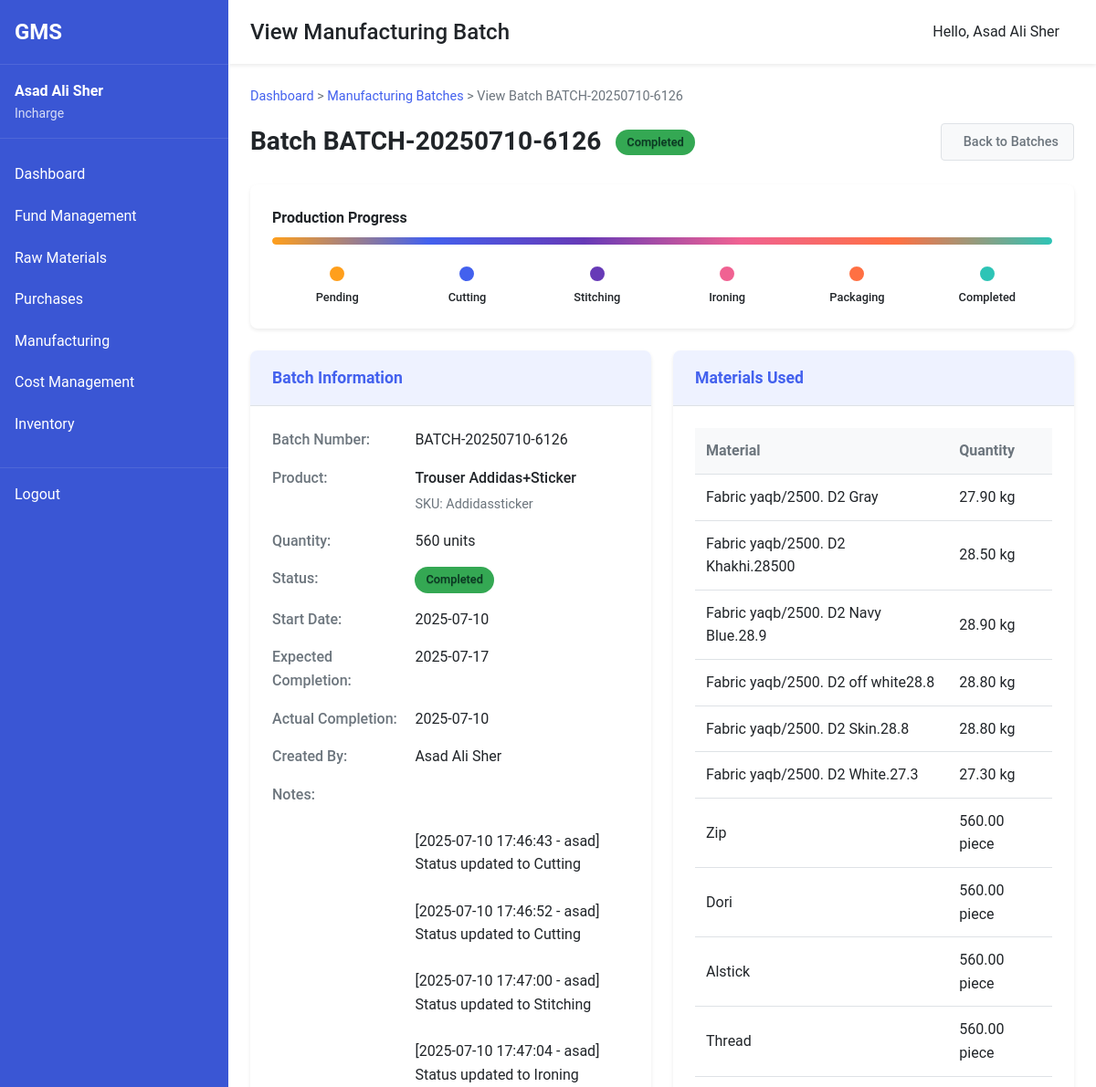
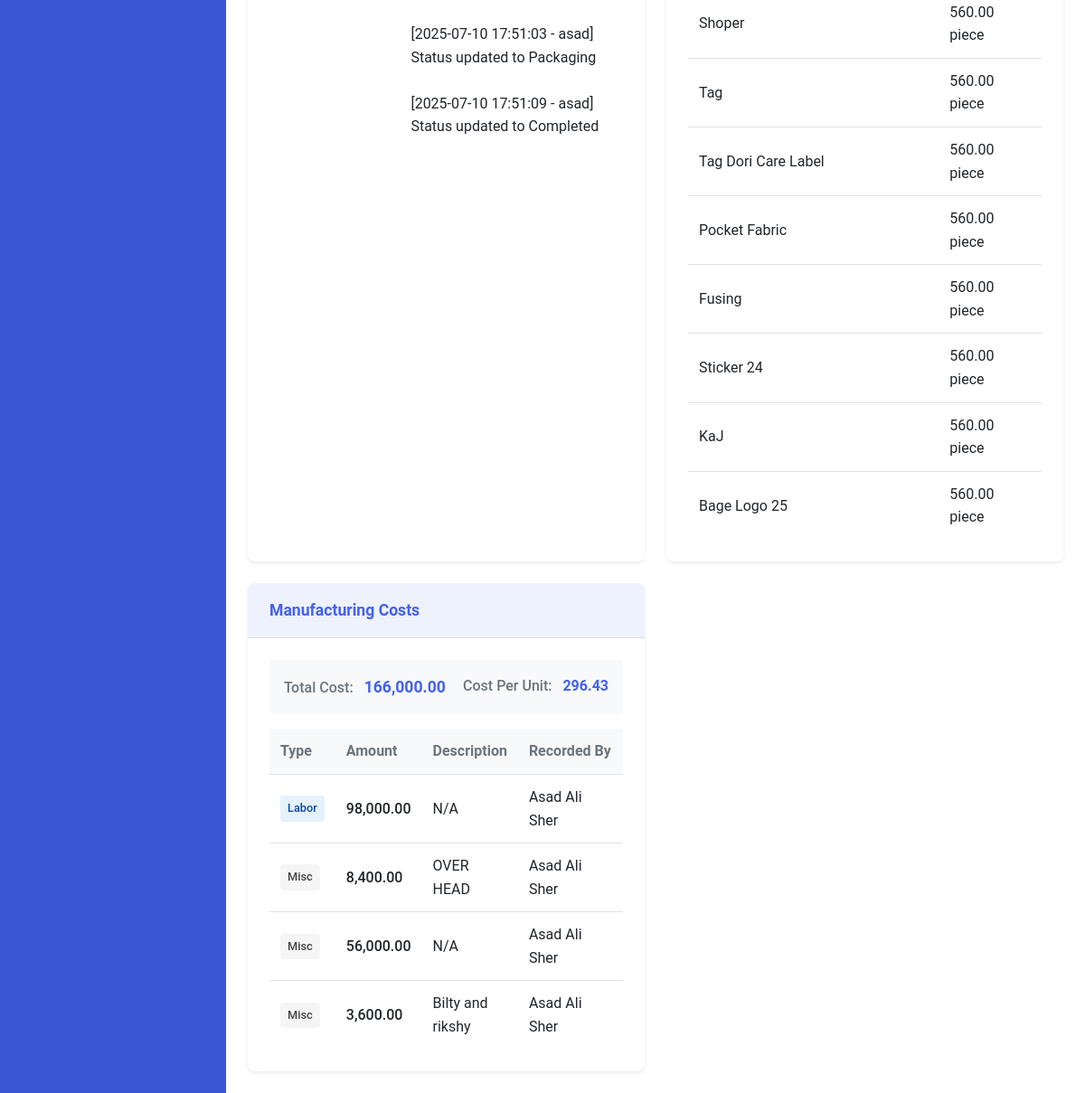
Page /incharge/view-batch.php?id=36 (signed in) on the committed database (2 pictures, top to bottom).
### tables this page shows
CREATE TABLE `manufacturing_batches` (
  `id` int(11) NOT NULL,
  `product_id` int(11) NOT NULL,
  `batch_number` varchar(50) NOT NULL,
  `quantity_produced` int(11) DEFAULT 0,
  `status` enum('pending','cutting','stitching','ironing','packaging','completed') DEFAULT 'pending',
  `status_changed_by` int(11) DEFAULT NULL,
  `status_changed_at` timestamp NULL DEFAULT NULL,
  `status_change_notes` text DEFAULT NULL,
  `start_date` date DEFAULT NULL,
  `expected_completion_date` date DEFAULT NULL,
  `notes` text DEFAULT NULL,
  `completion_date` date DEFAULT NULL,
  `created_by` int(11) NOT NULL,
  `created_at` timestamp NULL DEFAULT current_timestamp(),
  `updated_at` timestamp NULL DEFAULT current_timestamp() ON UPDATE current_timestamp()
);

CREATE TABLE `products` (
  `id` int(11) NOT NULL,
  `name` varchar(100) NOT NULL,
  `description` text DEFAULT NULL,
  `sku` varchar(50) DEFAULT NULL,
  `category` varchar(50) DEFAULT NULL,
  `created_by` int(11) NOT NULL,
  `created_at` timestamp NULL DEFAULT current_timestamp(),
  `updated_at` timestamp NULL DEFAULT current_timestamp() ON UPDATE current_timestamp()
);

CREATE TABLE `users` (
  `id` int(11) NOT NULL,
  `username` varchar(50) NOT NULL,
  `password` varchar(255) NOT NULL,
  `full_name` varchar(100) NOT NULL,
  `email` varchar(100) NOT NULL,
  `role` enum('owner','incharge','shopkeeper') NOT NULL,
  `phone` varchar(20) DEFAULT NULL,
  `is_active` tinyint(1) DEFAULT 1,
  `created_at` timestamp NULL DEFAULT current_timestamp(),
  `updated_at` timestamp NULL DEFAULT current_timestamp() ON UPDATE current_timestamp()
);

CREATE TABLE `material_usage` (
  `id` int(11) NOT NULL,
  `batch_id` int(11) NOT NULL,
  `material_id` int(11) NOT NULL,
  `quantity_used` decimal(10,2) NOT NULL,
  `quantity_required` decimal(10,2) DEFAULT NULL,
  `recorded_by` int(11) NOT NULL,
  `recorded_date` timestamp NULL DEFAULT current_timestamp()
);

CREATE TABLE `raw_materials` (
  `id` int(11) NOT NULL,
  `name` varchar(100) NOT NULL,
  `description` text DEFAULT NULL,
  `unit` enum('meter','kg','piece') NOT NULL,
  `stock_quantity` decimal(10,2) DEFAULT 0.00,
  `created_at` timestamp NULL DEFAULT current_timestamp(),
  `updated_at` timestamp NULL DEFAULT current_timestamp() ON UPDATE current_timestamp(),
  `min_stock_level` decimal(10,2) DEFAULT 0.00
);

CREATE TABLE `manufacturing_costs` (
  `id` int(11) NOT NULL,
  `batch_id` int(11) NOT NULL,
  `cost_type` enum('labor','material','packaging','zipper','sticker','logo','tag','misc','overhead','electricity','maintenance','other') NOT NULL,
  `amount` decimal(10,2) NOT NULL,
  `description` text DEFAULT NULL,
  `recorded_by` int(11) NOT NULL,
  `recorded_date` date NOT NULL
);

### incharge/view-batch.php (the view, shortened to what this page needs)
<?php
try {
    include_once '../includes/header.php';
    $batch_id = intval($_GET['id']);
    $database = new Database();
    $db = $database->getConnection();
    $batch_query = "SELECT b.*, p.name as product_name, p.sku as product_sku,
                   u.full_name as created_by_name
                   FROM manufacturing_batches b
                   JOIN products p ON b.product_id = p.id
                   JOIN users u ON b.created_by = u.id
                   WHERE b.id = ?";
    $batch_stmt = $db->prepare($batch_query);
    $batch_stmt->execute([$batch_id]);
    $batch = $batch_stmt->fetch(PDO::FETCH_ASSOC);
    $materials_query = "SELECT mu.*, rm.name as material_name, rm.unit as material_unit
                       FROM material_usage mu
                       JOIN raw_materials rm ON mu.material_id = rm.id
                       WHERE mu.batch_id = ?";
    $materials_stmt = $db->prepare($materials_query);
    $materials_stmt->execute([$batch_id]);
    $materials = $materials_stmt->fetchAll(PDO::FETCH_ASSOC);
    $costs_query = "SELECT mc.*, u.full_name as recorded_by_name
                   FROM manufacturing_costs mc
                   JOIN users u ON mc.recorded_by = u.id
                   WHERE mc.batch_id = ?
                   ORDER BY mc.recorded_date DESC";
    $costs_stmt = $db->prepare($costs_query);
    $costs_stmt->execute([$batch_id]);
    $costs = $costs_stmt->fetchAll(PDO::FETCH_ASSOC);
    $total_cost = 0;
    foreach ($costs as $cost) {
        $total_cost += $cost['amount'];
    }
    $progress_percentage = 0;
    switch ($batch['status']) {
        case 'completed':
            $progress_percentage = 100;
            break;
    }
} catch (Exception $e) {
    error_log('View batch error: ' . $e->getMessage());
    echo '<div class="error-container">';
    echo '<h2>Error</h2>';
    echo '<p>' . $e->getMessage() . '</p>';
    echo '<a href="manufacturing.php" class="button secondary">Back to Manufacturing Batches</a>';
    echo '</div>';
    include_once '../includes/footer.php';
    exit;
}
?>
<div class="breadcrumb" aria-label="breadcrumb">
    <a href="dashboard.php">Dashboard</a> &gt;
    <a href="manufacturing.php">Manufacturing Batches</a> &gt;
    <span>View Batch <?php echo htmlspecialchars($batch['batch_number']); ?></span>
</div>
<div class="page-header">
    <div class="page-title">
        <h1>Batch <?php echo htmlspecialchars($batch['batch_number']); ?></h1>
        <span class="status-badge status-<?php echo $batch['status']; ?>"><?php echo ucfirst($batch['status']); ?></span>
    </div>
    <div class="page-actions">
        <a href="manufacturing.php" class="button secondary">
            <i class="fas fa-arrow-left" aria-hidden="true"></i> Back to Batches
        </a>
    </div>
</div>
<div class="batch-details-container">
    <div class="batch-progress-container">
        <div class="batch-progress-label">Production Progress</div>
        <div class="batch-progress-bar" role="progressbar" aria-valuenow="<?php echo $progress_percentage; ?>" aria-valuemin="0" aria-valuemax="100">
            <div class="batch-progress-fill" style="width: <?php echo $progress_percentage; ?>%"></div>
        </div>
        <div class="batch-progress-steps">
            <div class="progress-step <?php echo in_array($batch['status'], ['pending', 'cutting', 'stitching', 'ironing', 'packaging', 'completed']) ? 'completed' : ''; ?>">
                <div class="step-indicator"></div>
                <div class="step-label">Pending</div>
            </div>
            <div class="progress-step <?php echo in_array($batch['status'], ['cutting', 'stitching', 'ironing', 'packaging', 'completed']) ? 'completed' : ''; ?>">
                <div class="step-indicator"></div>
                <div class="step-label">Cutting</div>
            </div>
            <div class="progress-step <?php echo in_array($batch['status'], ['stitching', 'ironing', 'packaging', 'completed']) ? 'completed' : ''; ?>">
                <div class="step-indicator"></div>
                <div class="step-label">Stitching</div>
            </div>
            <div class="progress-step <?php echo in_array($batch['status'], ['ironing', 'packaging', 'completed']) ? 'completed' : ''; ?>">
                <div class="step-indicator"></div>
                <div class="step-label">Ironing</div>
            </div>
            <div class="progress-step <?php echo in_array($batch['status'], ['packaging', 'completed']) ? 'completed' : ''; ?>">
                <div class="step-indicator"></div>
                <div class="step-label">Packaging</div>
            </div>
            <div class="progress-step <?php echo $batch['status'] === 'completed' ? 'completed' : ''; ?>">
                <div class="step-indicator"></div>
                <div class="step-label">Completed</div>
            </div>
        </div>
    </div>
    <div class="batch-info-grid">
        <div class="info-card">
            <div class="info-card-header">
                <h2>Batch Information</h2>
            </div>
            <div class="info-card-content">
                <div class="info-row">
                    <div class="info-label">Batch Number:</div>
                    <div class="info-value"><?php echo htmlspecialchars($batch['batch_number']); ?></div>
                </div>
                <div class="info-row">
                    <div class="info-label">Product:</div>
                    <div class="info-value">
                        <div class="primary-text"><?php echo htmlspecialchars($batch['product_name']); ?></div>
                        <div class="secondary-text">SKU: <?php echo htmlspecialchars($batch['product_sku']); ?></div>
                    </div>
                </div>
                <div class="info-row">
                    <div class="info-label">Quantity:</div>
                    <div class="info-value"><?php echo number_format($batch['quantity_produced']); ?> units</div>
                </div>
                <div class="info-row">
                    <div class="info-label">Status:</div>
                    <div class="info-value">
                        <span class="status-badge status-<?php echo $batch['status']; ?>"><?php echo ucfirst($batch['status']); ?></span>
                    </div>
                </div>
                <div class="info-row">
                    <div class="info-label">Start Date:</div>
                    <div class="info-value"><?php echo htmlspecialchars($batch['start_date']); ?></div>
                </div>
                <div class="info-row">
                    <div class="info-label">Expected Completion:</div>
                    <div class="info-value"><?php echo htmlspecialchars($batch['expected_completion_date']); ?></div>
                </div>
                <div class="info-row">
                    <div class="info-label">Actual Completion:</div>
                    <div class="info-value"><?php echo $batch['completion_date'] ? htmlspecialchars($batch['completion_date']) : 'Not completed yet'; ?></div>
                </div>
                <div class="info-row">
                    <div class="info-label">Created By:</div>
                    <div class="info-value"><?php echo htmlspecialchars($batch['created_by_name']); ?></div>
                </div>
                <?php if (!empty($batch['notes'])): ?>
                <div class="info-row">
                    <div class="info-label">Notes:</div>
                    <div class="info-value"><?php echo nl2br(htmlspecialchars($batch['notes'])); ?></div>
                </div>
                <?php endif; ?>
            </div>
        </div>
        <div class="info-card">
            <div class="info-card-header">
                <h2>Materials Used</h2>
            </div>
            <div class="info-card-content">
                <?php if (count($materials) > 0): ?>
                <div class="materials-list">
                    <div class="table-responsive">
                        <table class="data-table" aria-label="Materials Used in Batch">
                            <thead>
                                <tr>
                                    <th scope="col">Material</th>
                                    <th scope="col">Quantity</th>
                                </tr>
                            </thead>
                            <tbody>
                                <?php foreach ($materials as $material): ?>
                                <tr>
                                    <td><?php echo htmlspecialchars($material['material_name']); ?></td>
                                    <td><?php echo number_format($material['quantity_required'], 2) . ' ' . htmlspecialchars($material['material_unit']); ?></td>
                                </tr>
                                <?php endforeach; ?>
                            </tbody>
                        </table>
                    </div>
                </div>
                <?php else: ?>
                <div class="empty-state">
                    <p>No materials recorded for this batch.</p>
                </div>
                <?php endif; ?>
            </div>
        </div>
        <div class="info-card">
            <div class="info-card-header">
                <h2>Manufacturing Costs</h2>
            </div>
            <div class="info-card-content">
                <?php if (count($costs) > 0): ?>
                <div class="costs-summary">
                    <div class="cost-total">
                        <span class="cost-label">Total Cost:</span>
                        <span class="cost-value"><?php echo number_format($total_cost, 2); ?></span>
                    </div>
                    <div class="cost-per-unit">
                        <span class="cost-label">Cost Per Unit:</span>
                        <span class="cost-value">
                            <?php echo $batch['quantity_produced'] > 0 ?
                                number_format($total_cost / $batch['quantity_produced'], 2) :
                                'N/A'; ?>
                        </span>
                    </div>
                </div>
                <div class="costs-list">
                    <div class="table-responsive">
                        <table class="data-table" aria-label="Manufacturing Costs">
                            <thead>
                                <tr>
                                    <th scope="col">Type</th>
                                    <th scope="col">Amount</th>
                                    <th scope="col">Description</th>
                                    <th scope="col">Recorded By</th>
                                </tr>
                            </thead>
                            <tbody>
                                <?php foreach ($costs as $cost): ?>
                                <tr>
                                    <td><span class="cost-type cost-<?php echo $cost['cost_type']; ?>"><?php echo ucfirst($cost['cost_type']); ?></span></td>
                                    <td class="amount-cell"><?php echo number_format($cost['amount'], 2); ?></td>
                                    <td><?php echo htmlspecialchars($cost['description'] ?: 'N/A'); ?></td>
                                    <td><?php echo htmlspecialchars($cost['recorded_by_name']); ?></td>
                                </tr>
                                <?php endforeach; ?>
                            </tbody>
                        </table>
                    </div>
                </div>
                <?php endif; ?>
            </div>
        </div>
    </div>
</div>
<?php include_once '../includes/footer.php'; ?>

### assets/css/style.css (style rules this page uses)
:root { --primary: #1a73e8; --primary-dark: #0d47a1; --secondary: #5f6368; --accent: #fbbc04; --success: #34a853; --warning: #fbbc04; --error: #ea4335; --background: #ffffff; --surface: #f8f9fa; --border: #dadce0; --text-primary: #202124; --text-secondary: #5f6368; --font-family: 'Roboto', 'Segoe UI', Arial, sans-serif; --font-size-sm: 0.875rem; --font-size-md: 1rem; --font-size-lg: 1.25rem; --font-size-xl: 1.5rem; --spacing-xs: 0.25rem; --spacing-sm: 0.5rem; --spacing-md: 1rem; --spacing-lg: 1.5rem; --spacing-xl: 2rem; --border-radius-sm: 0.25rem; --border-radius-md: 0.5rem; --border-radius-lg: 1rem; --shadow-sm: 0 1px 3px rgba(0,0,0,0.12), 0 1px 2px rgba(0,0,0,0.24); --shadow-md: 0 3px 6px rgba(0,0,0,0.16), 0 3px 6px rgba(0,0,0,0.23); --shadow-lg: 0 10px 20px rgba(0,0,0,0.19), 0 6px 6px rgba(0,0,0,0.23); }
* { margin: 0; padding: 0; box-sizing: border-box; }
body { font-family: var(--font-family); font-size: var(--font-size-md); color: var(--text-primary); background-color: var(--surface); line-height: 1.6; }
a { color: var(--primary); text-decoration: none; }
button, .button { display: inline-block; background-color: var(--primary); color: white; border: none; padding: var(--spacing-sm) var(--spacing-lg); border-radius: var(--border-radius-sm); cursor: pointer; font-size: var(--font-size-md); font-weight: 500; transition: background-color 0.3s ease; }

### assets/css/dashboard.css (style rules this page uses)
.page-title { font-size: var(--font-size-xl); font-weight: 500; flex-grow: 1; }
.data-table { width: 100%; border-collapse: collapse; }
.data-table th, .data-table td { padding: var(--spacing-sm); text-align: left; border-bottom: 1px solid var(--border); }
.data-table th { font-weight: 500; color: var(--text-secondary); background-color: var(--surface); }
.data-table tr:last-child td { border-bottom: none; }
.status-badge { display: inline-block; padding: 2px 8px; border-radius: 12px; font-size: var(--font-size-sm); font-weight: 500; }
.status-completed { background-color: rgba(52, 168, 83, 0.1); color: #137333; }
.status-badge { display: inline-block; padding: 0.25rem 0.5rem; border-radius: 1rem; font-size: var(--font-size-sm, 0.875rem); font-weight: 500; color: white; text-shadow: 0 1px 1px rgba(0, 0, 0, 0.2); }
.status-badge.status-completed { background-color: #34a853; }

### rows in the picture
manufacturing_batches: batch_number "BATCH-20250710-6126", status "Completed", product.name "Trouser Addidas+Sticker", product.sku "Addidassticker", quantity_produced "560", start_date "2025-07-10", expected_completion_date "2025-07-17", completion_date "2025-07-10", created_by.full_name "Asad Ali Sher", notes "[2025-07-10 17:46:43 - asad] Status updated to Cutting [2025-07-10 17:46:52 - asad] Status updated to Cutting [2025-07-10 17:47:00 - asad] Status updated to Stitching [2025-07-10 17:47:04 - asad] Status updated to Ironing [2025-07-10 17:51:03 - asad] Status updated to Packaging [2025-07-10 17:51:09 - asad] Status updated to Completed", $total_cost/$batch['quantity_produced'] "296.43"
material_usage: material.name "Fabric yaqb/2500. D2 Gray", quantity_required "27.90", material.unit "kg"
material_usage: material.name "Fabric yaqb/2500. D2 Khakhi.28500", quantity_required "28.50", material.unit "kg"
material_usage: material.name "Fabric yaqb/2500. D2 Navy Blue.28.9", quantity_required "28.90", material.unit "kg"
material_usage: material.name "Fabric yaqb/2500. D2 off white28.8", quantity_required "28.80", material.unit "kg"
material_usage: material.name "Fabric yaqb/2500. D2 Skin.28.8", quantity_required "28.80", material.unit "kg"
material_usage: material.name "Fabric yaqb/2500. D2 White.27.3", quantity_required "27.30", material.unit "kg"
material_usage: material.name "Zip", quantity_required "560.00", material.unit "piece"
material_usage: material.name "Dori", quantity_required "560.00", material.unit "piece"
material_usage: material.name "Alstick", quantity_required "560.00", material.unit "piece"
material_usage: material.name "Thread", quantity_required "560.00", material.unit "piece"
material_usage: material.name "Shoper", quantity_required "560.00", material.unit "piece"
material_usage: material.name "Tag", quantity_required "560.00", material.unit "piece"
material_usage: material.name "Tag Dori Care Label", quantity_required "560.00", material.unit "piece"
material_usage: material.name "Pocket Fabric", quantity_required "560.00", material.unit "piece"
material_usage: material.name "Fusing", quantity_required "560.00", material.unit "piece"
material_usage: material.name "Sticker 24", quantity_required "560.00", material.unit "piece"
material_usage: material.name "KaJ", quantity_required "560.00", material.unit "piece"
material_usage: material.name "Bage Logo 25", quantity_required "560.00", material.unit "piece"
manufacturing_costs: cost_type "Labor", amount "98,000.00", description "N/A", recorded_by.full_name "Asad Ali Sher"
manufacturing_costs: cost_type "Misc", amount "8,400.00", description "OVER HEAD", recorded_by.full_name "Asad Ali Sher"
manufacturing_costs: cost_type "Misc", amount "56,000.00", description "N/A", recorded_by.full_name "Asad Ali Sher"
manufacturing_costs: cost_type "Misc", amount "3,600.00", description "Bilty and rikshy", recorded_by.full_name "Asad Ali Sher"

### other values in the picture
$_SESSION['full_name'] "Asad Ali Sher"
$_SESSION['role'] "Incharge"
$page_title "View Manufacturing Batch"
$total_cost "166,000.00"
